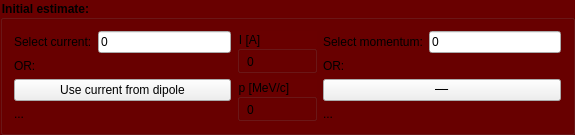
          <widget class="QGroupBox" name="groupBox">
           <property name="geometry">
            <rect>
             <x>10</x>
             <y>50</y>
             <width>575</width>
             <height>131</height>
            </rect>
           </property>
           <property name="font">
            <font>
             <weight>75</weight>
             <bold>true</bold>
            </font>
           </property>
           <property name="styleSheet">
            <string notr="true">QGroupBox{ background-color: rgb(105, 0, 0);}
QLabel{ background-color: rgba(0,0,0,0%);}</string>
           </property>
           <property name="title">
            <string>Initial estimate:</string>
           </property>
           <layout class="QGridLayout" name="gridLayout">
            <item row="3" column="3" colspan="2">
             <widget class="QLabel" name="label_RF">
              <property name="minimumSize">
               <size>
                <width>120</width>
                <height>0</height>
               </size>
              </property>
              <property name="text">
               <string>...</string>
              </property>
             </widget>
            </item>
            <item row="0" column="4">
             <widget class="QLineEdit" name="lineEdit_selectMom">
              <property name="minimumSize">
               <size>
                <width>0</width>
                <height>22</height>
               </size>
              </property>
              <property name="text">
               <string>0</string>
              </property>
             </widget>
            </item>
            <item row="3" column="0" colspan="2">
             <widget class="QLabel" name="label_I">
              <property name="minimumSize">
               <size>
                <width>120</width>
                <height>0</height>
               </size>
              </property>
              <property name="text">
               <string>...</string>
              </property>
             </widget>
            </item>
            <item row="0" column="1">
             <widget class="QLineEdit" name="lineEdit_selectCurrent">
              <property name="minimumSize">
               <size>
                <width>0</width>
                <height>22</height>
               </size>
              </property>
              <property name="text">
               <string>0</string>
              </property>
             </widget>
            </item>
            <item row="2" column="3" colspan="2">
             <widget class="QPushButton" name="pushButton_useRF">
              <property name="sizePolicy">
               <sizepolicy hsizetype="Minimum" vsizetype="Fixed">
                <horstretch>0</horstretch>
                <verstretch>0</verstretch>
               </sizepolicy>
              </property>
              <property name="minimumSize">
               <size>
                <width>140</width>
                <height>22</height>
               </size>
              </property>
              <property name="maximumSize">
               <size>
                <width>371</width>
                <height>16777215</height>
               </size>
              </property>
              <property name="font">
               <font>
                <pointsize>-1</pointsize>
                <strikeout>true</strikeout>
               </font>
              </property>
              <property name="text">
               <string>Estimate momentum from RF</string>
              </property>
              <property name="checked">
               <bool>false</bool>
              </property>
             </widget>
            </item>
            <item row="0" column="0">
             <widget class="QLabel" name="label">
              <property name="text">
               <string>Select current:</string>
              </property>
             </widget>
            </item>
            <item row="2" column="0" colspan="2">
             <widget class="QPushButton" name="pushButton_useCurrent">
              <property name="sizePolicy">
               <sizepolicy hsizetype="Minimum" vsizetype="Fixed">
                <horstretch>0</horstretch>
                <verstretch>0</verstretch>
               </sizepolicy>
              </property>
              <property name="minimumSize">
               <size>
                <width>140</width>
                <height>22</height>
               </size>
              </property>
              <property name="maximumSize">
               <size>
                <width>371</width>
                <height>16777215</height>
               </size>
              </property>
              <property name="text">
               <string>Use current from dipole</string>
              </property>
              <property name="checked">
               <bool>false</bool>
              </property>
             </widget>
            </item>
            <item row="1" column="0">
             <widget class="QLabel" name="label_6">
              <property name="text">
               <string>OR:</string>
              </property>
             </widget>
            </item>
            <item row="0" column="3">
             <widget class="QLabel" name="label_2">
              <property name="text">
               <string>Select momentum:</string>
              </property>
             </widget>
            </item>
            <item row="1" column="3">
             <widget class="QLabel" name="label_7">
              <property name="text">
               <string>OR:</string>
              </property>
             </widget>
            </item>
            <item row="0" column="2" rowspan="2">
             <widget class="QGroupBox" name="groupBox_7">
              <property name="title">
               <string>I [A]</string>
              </property>
              <widget class="QLabel" name="label_predictI">
               <property name="geometry">
                <rect>
                 <x>10</x>
                 <y>20</y>
                 <width>61</width>
                 <height>22</height>
                </rect>
               </property>
               <property name="text">
                <string>0</string>
               </property>
              </widget>
             </widget>
            </item>
            <item row="2" column="2" rowspan="2">
             <widget class="QGroupBox" name="groupBox_2">
              <property name="title">
               <string>p [MeV/c]</string>
              </property>
              <widget class="QLabel" name="label_predictMom">
               <property name="geometry">
                <rect>
                 <x>10</x>
                 <y>20</y>
                 <width>61</width>
                 <height>22</height>
                </rect>
               </property>
               <property name="text">
                <string>0</string>
               </property>
              </widget>
             </widget>
            </item>
           </layout>
          </widget>
